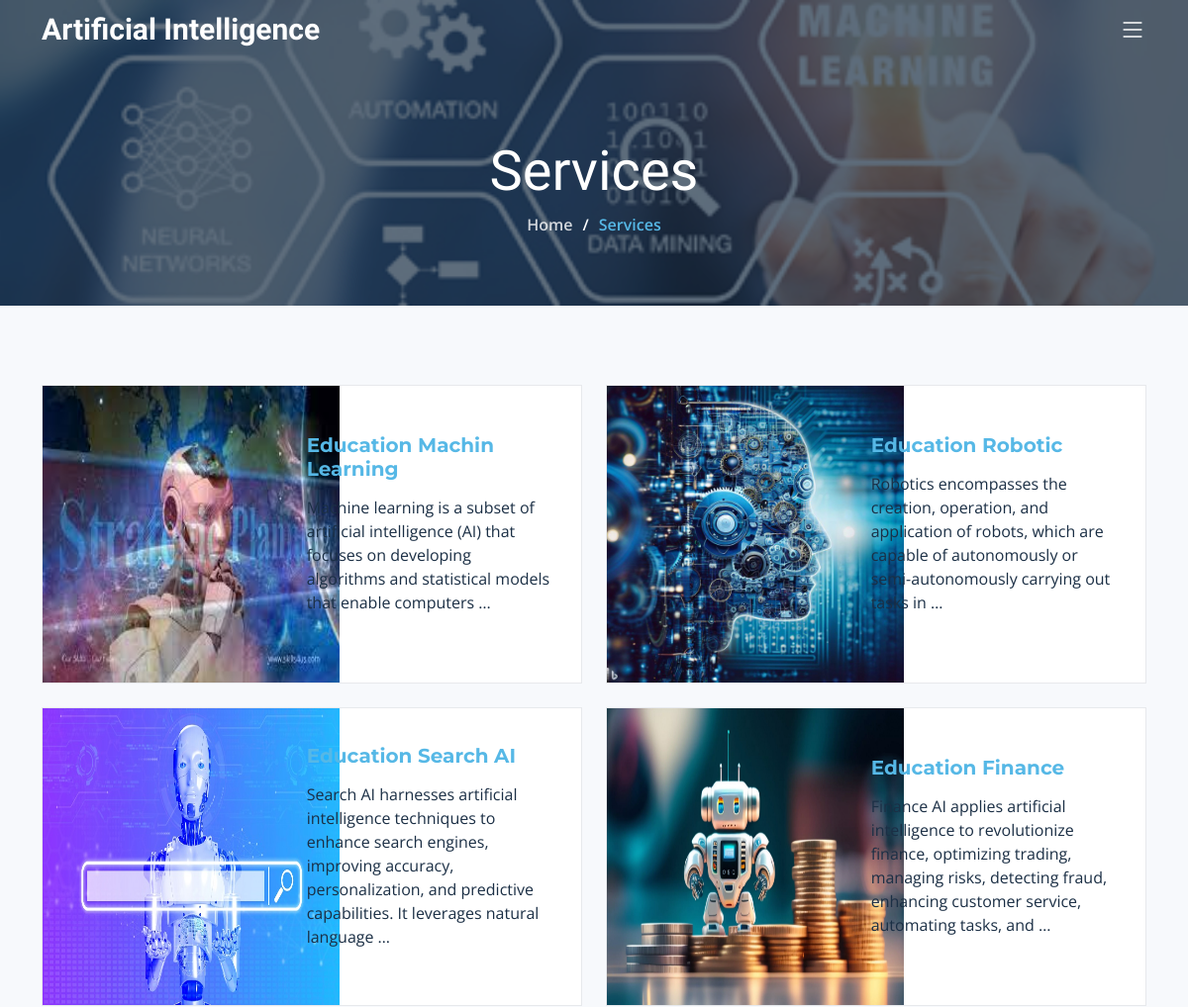
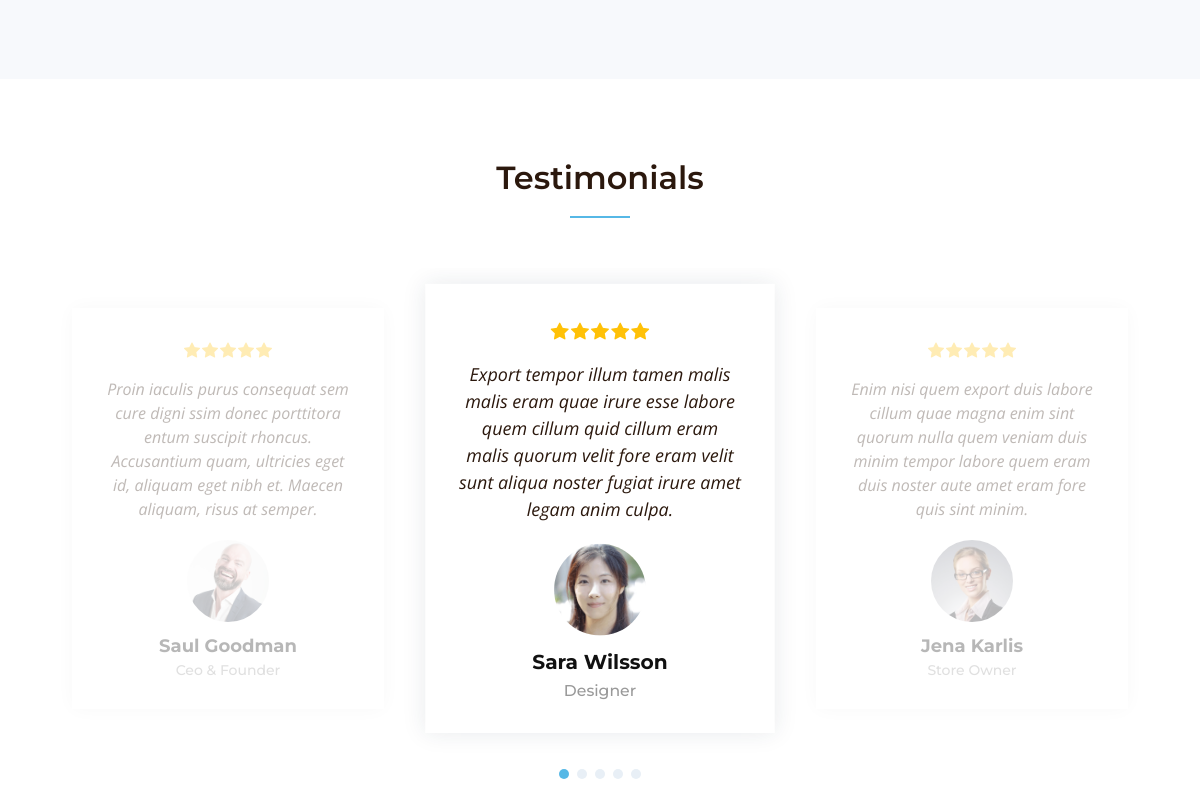
Page /services/ on the committed database (2 pictures, top to bottom).
### services/models.py (models this page shows, shortened)
class Service(models.Model):
    title = models.CharField(max_length=100)
    description = models.TextField()
    slug = models.SlugField(blank=True, null=True, unique=True)
    date = models.DateTimeField(auto_now_add=True)
    image = models.ImageField(upload_to='home/services/image', blank=True, null=True)
    create_at = models.DateTimeField(auto_now_add=True, blank=True)
    update_at = models.DateTimeField(auto_now=True)

### services/views.py (the view)
# urls.py: path('', ServiceClassView.as_view(), name='services_main_page'),
class ServiceClassView(TemplateView):
    template_name = 'services.html'
    def get_context_data(self, **kwargs):
        context = super().get_context_data(**kwargs)
        context['courses'] = Service.objects.all()
        return context

### context_processors/contex_processors.py (called while the page is built)
def recent_articles(request):
    recent_articles = Article.objects.order_by('-updated_at')
    our_service = OurService.objects.all()
    return {'recent_article': recent_articles, 'our_service': our_service}

### templates/services.html (shortened to what this page needs)
{% extends 'base.html' %}
{% load static %}
{% block contact %}
    <main id="main">
        <div class="breadcrumbs d-flex align-items-center"
             style="background-image: url('{% static 'assets/img/service-top-image.jpg' %}');">
            <div class="container position-relative d-flex flex-column align-items-center">
                <h2>Services</h2>
                <ol>
                    <li><a href="{% url 'home_app:index' %}">Home</a></li>
                    <li>Services</li>
                </ol>
            </div>
        </div>
        <section id="services-cards" class="services-cards">
            <div class="container" data-aos="fade-up">
                <div class="row gy-4">
                    {% for data in courses %}
                        <div class="col-lg-6" data-aos="fade-up" data-aos-delay="100">
                            <div class="card-item">
                                <div class="row">
                                    <div class="col-xl-5">
                                        <div class="card-bg"><img style="height: 300px ;width: 300px"
                                                                  src="{{ data.image.url }}" alt=""></div>
                                    </div>
                                    <div class="col-xl-7 d-flex align-items-center">
                                        <div class="card-body">
                                            <h4 class="card-title"><a href="{% url 'services_app:detail' data.slug %}">{{ data.title }}</a></h4>
                                            <p>{{ data.description|truncatewords_html:20 }} <span class="tooltip">[Hover for full description]</span>
                                            </p>
                                        </div>
                                    </div>
                                </div>
                            </div>
                        </div>
                    {% endfor %}
                </div>
            </div>
        </section>
        <section id="testimonials" class="testimonials">
            <div class="container" data-aos="fade-up">
                <div class="section-header">
                    <h2>Testimonials</h2>
                </div>
                <div class="slides-3 swiper" data-aos="fade-up" data-aos-delay="100">
                    <div class="swiper-wrapper">
                        <div class="swiper-slide">
                            <div class="testimonial-item">
                                <div class="stars">
                                    <i class="bi bi-star-fill"></i><i class="bi bi-star-fill"></i><i
                                        class="bi bi-star-fill"></i><i class="bi bi-star-fill"></i><i
                                        class="bi bi-star-fill"></i>
                                </div>
                                <p>
                                    Proin iaculis purus consequat sem cure digni ssim donec porttitora entum suscipit
                                    rhoncus. Accusantium quam, ultricies eget id, aliquam eget nibh et. Maecen aliquam,
                                    risus at semper.
                                </p>
                                <div class="profile mt-auto">
                                    <img src="{% static 'assets/img/testimonials/testimonials-1.jpg' %}"
                                         class="testimonial-img" alt="">
                                    <h3>Saul Goodman</h3>
                                    <h4>Ceo &amp; Founder</h4>
                                </div>
                            </div>
                        </div>
                        <div class="swiper-slide">
                            <div class="testimonial-item">
                                <div class="stars">
                                    <i class="bi bi-star-fill"></i><i class="bi bi-star-fill"></i><i
                                        class="bi bi-star-fill"></i><i class="bi bi-star-fill"></i><i
                                        class="bi bi-star-fill"></i>
                                </div>
                                <p>
                                    Export tempor illum tamen malis malis eram quae irure esse labore quem cillum quid
                                    cillum eram malis quorum velit fore eram velit sunt aliqua noster fugiat irure amet
                                    legam anim culpa.
                                </p>
                                <div class="profile mt-auto">
                                    <img src="{% static 'assets/img/testimonials/testimonials-2.jpg' %}"
                                         class="testimonial-img" alt="">
                                    <h3>Sara Wilsson</h3>
                                    <h4>Designer</h4>
                                </div>
                            </div>
                        </div>
                        <div class="swiper-slide">
                            <div class="testimonial-item">
                                <div class="stars">
                                    <i class="bi bi-star-fill"></i><i class="bi bi-star-fill"></i><i
                                        class="bi bi-star-fill"></i><i class="bi bi-star-fill"></i><i
                                        class="bi bi-star-fill"></i>
                                </div>
                                <p>
                                    Enim nisi quem export duis labore cillum quae magna enim sint quorum nulla quem
                                    veniam
                                    duis minim tempor labore quem eram duis noster aute amet eram fore quis sint minim.
                                </p>
                                <div class="profile mt-auto">
                                    <img src="{% static 'assets/img/testimonials/testimonials-3.jpg' %}"
                                         class="testimonial-img" alt="">
                                    <h3>Jena Karlis</h3>
                                    <h4>Store Owner</h4>
                                </div>
                            </div>
                        </div>
                    </div>
                    <div class="swiper-pagination"></div>
                </div>
            </div>
        </section>
    </main>
{% endblock %}

### assets/assets/css/main.css (style rules this page uses)
:root { --font-default: "Open Sans", system-ui, -apple-system, "Segoe UI", Roboto, "Helvetica Neue", Arial, "Noto Sans", "Liberation Sans", sans-serif, "Apple Color Emoji", "Segoe UI Emoji", "Segoe UI Symbol", "Noto Color Emoji"; --font-primary: "Montserrat", sans-serif; --font-secondary: "Raleway", sans-serif; }
:root { --color-default: #2b180d; --color-primary: #56b8e6; --color-secondary: #1b2f45; }
:root { scroll-behavior: smooth; }
body { font-family: var(--font-default); color: var(--color-default); }
a { color: var(--color-primary); text-decoration: none; transition: 0.3s; }
h1, h2, h3, h4, h5, h6 { font-family: var(--font-primary); }
section { overflow: hidden; padding: 80px 0; }
.section-header { text-align: center; padding-bottom: 30px; }
.section-header h2 { font-size: 32px; font-weight: 600; margin-bottom: 20px; padding-bottom: 20px; position: relative; }
.section-header h2:after { content: ""; position: absolute; display: block; width: 60px; height: 2px; background: var(--color-primary); left: 0; right: 0; bottom: 0; margin: auto; }
.breadcrumbs { padding: 140px 0 60px 0; min-height: 30vh; position: relative; background-size: cover; background-position: center; background-repeat: no-repeat; }
.breadcrumbs:before { content: ""; background-color: rgba(27, 47, 69, 0.7); position: absolute; inset: 0; }
.breadcrumbs h2 { font-size: 56px; font-weight: 500; color: #fff; font-family: var(--font-secondary); }
.breadcrumbs ol { display: flex; flex-wrap: wrap; list-style: none; padding: 0 0 10px 0; margin: 0; font-size: 16px; font-weight: 600; color: var(--color-primary); }
.breadcrumbs ol a { color: rgba(255, 255, 255, 0.8); transition: 0.3s; }
.breadcrumbs ol li + li { padding-left: 10px; }
.breadcrumbs ol li + li::before { display: inline-block; padding-right: 10px; color: #fff; content: "/"; }
.services-cards { background: #f7f9fc; }
.services-cards .card-item { border: 1px solid rgba(27, 47, 69, 0.1); background: #fff; position: relative; border-radius: 0; }
.services-cards .card-item .card-bg { min-height: 300px; background-size: cover; background-repeat: no-repeat; }
.services-cards .card-item .card-body { padding: 30px; }
.services-cards .card-item h4 { font-weight: 700; font-size: 20px; margin-bottom: 15px; color: var(--color-secondary); }
.services-cards .card-item p { color: var(--color-secondary); margin: 0; }
.testimonials .testimonial-item { box-sizing: content-box; padding: 30px; margin: 40px 30px; box-shadow: 0px 0 20px rgba(27, 47, 69, 0.1); background: #fff; min-height: 320px; display: flex; flex-direction: column; text-align: center; transition: 0.3s; }
.testimonials .testimonial-item .stars { margin-bottom: 15px; }
.testimonials .testimonial-item .stars i { color: #ffc107; margin: 0 1px; }
.testimonials .testimonial-item .testimonial-img { width: 90px; border-radius: 50%; border: 4px solid #fff; margin: 0 auto; }
.testimonials .testimonial-item h3 { font-size: 18px; font-weight: bold; margin: 10px 0 5px 0; color: #111; }
.testimonials .testimonial-item h4 { font-size: 14px; color: #999; margin: 0; }
.testimonials .testimonial-item p { font-style: italic; margin: 0 auto 15px auto; }
.testimonials .swiper-pagination { margin-top: 20px; position: relative; }
.testimonials .swiper-slide { opacity: 0.3; }
@media (min-width: 1200px) { .testimonials .swiper-slide-next { opacity: 1; transform: scale(1.12); } }

### rows in the picture
Service: image (picture), title "Education Machin Learning", description "Machine learning is a subset of artificial intelligence (AI) that focuses on developing algorithms and statistical models that enable computers …"
Service: image (picture), title "Education Robotic", description "Robotics encompasses the creation, operation, and application of robots, which are capable of autonomously or semi-autonomously carrying out tasks in …"
Service: image (picture), title "Education Search AI", description "Search AI harnesses artificial intelligence techniques to enhance search engines, improving accuracy, personalization, and predictive capabilities. It leverages natural language …"
Service: image (picture), title "Education Finance", description "Finance AI applies artificial intelligence to revolutionize finance, optimizing trading, managing risks, detecting fraud, enhancing customer service, automating tasks, and …"
